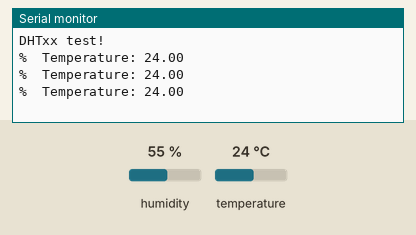
Recording of a sketch running on a simulated Arduino Uno, built with avr-gcc and run on an emulated ATmega328P. Shown: the last lines printed to the serial monitor. The test bench sets the inputs (shaded band); at power-on: temperature 24 °C, humidity 55 %.

Above: at 3.8 s.
3.9 s: temperature set to 12 °C
At 5.4 s:
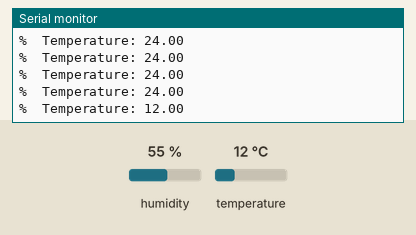
6.8 s: temperature set to 19 °C
At 8.6 s:
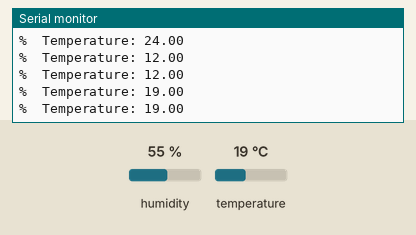
Timing chart, 0 to 10.1 s (numbered marks = the images above; inputs shaded):
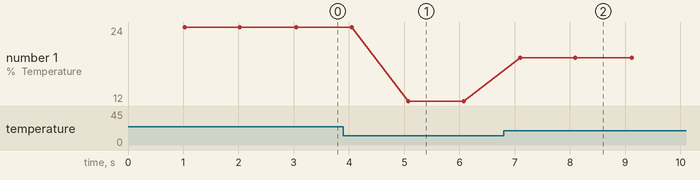

Measured:
- after the input at 3.9 s, the serial monitor: prints a new line after 1.2 s (image 1)
- after the input at 6.8 s, the serial monitor: prints a new line after 0.30 s (image 2)
- plotted number 1: 24 → 12 after the input at 3.9 s, 12 → 19 after the input at 6.8 s

The sketch:

Temperature.ino
```cpp
#include "DHT.h"
#define DHTPIN 10
#define DHTTYPE DHT11
DHT dht(DHTPIN, DHTTYPE);

void setup() {
  Serial.begin(9600);
  Serial.println(F("DHTxx test!"));

  dht.begin();
}

void loop() {
  // put your main code here, to run repeatedly:
  delay(1000);
  float t = dht.readTemperature();
    if (isnan(t)) {
    Serial.println(F("Failed to read from DHT sensor!"));
    return;
  }

  float hic = dht.computeHeatIndex(t, false);
    Serial.print(F("%  Temperature: "));
  Serial.println(t);
}
```
